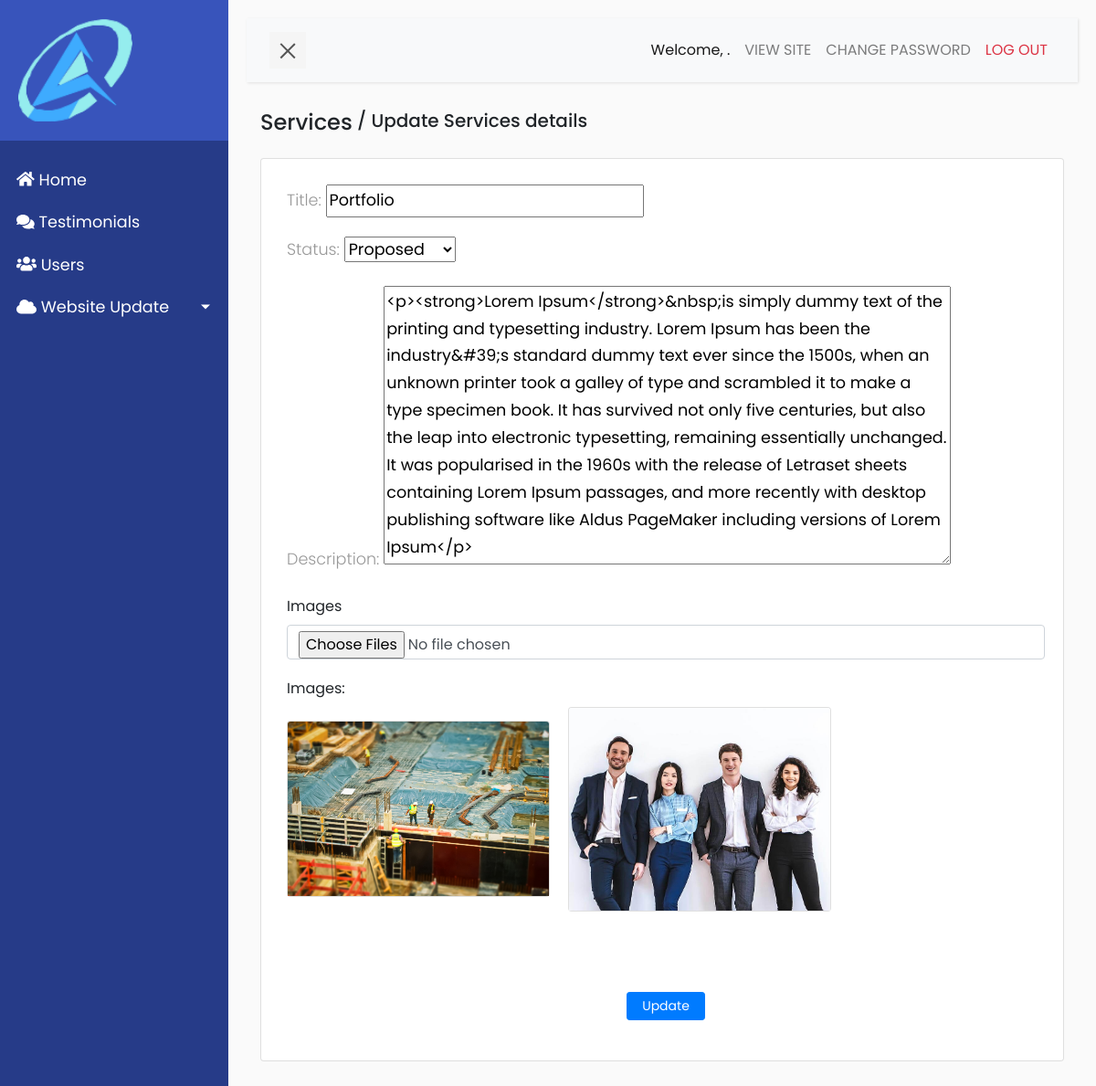
The page /portfolio/update/30/ on the database its author committed.
### constructionapp/models.py (models this page shows, shortened)
class Portfolio(models.Model):
    STATUS_CHOICES=(
        ('Proposed', 'Proposed'),
        ('On Going', 'On Going'),
        ('Completed','Completed')
    )
    title = models.CharField(max_length=200, null=True, blank=True)
    date = models.DateTimeField(auto_now_add=True)
    status = models.CharField(max_length=256, choices=STATUS_CHOICES, default='Proposed')
    description = RichTextUploadingField(blank=True, null=True)

class PortFolioImage(models.Model):
    image = models.ImageField(upload_to='media/portfolio', null=False)
    portfolio = models.ForeignKey(Portfolio, on_delete=models.CASCADE, related_name='images')

### constructionapp/views.py (the view, shortened to what this page needs)
# urls.py: path('portfolio/update/<int:pk>/', views.PortfolioUpdateView.as_view(), name= 'update_portfolio'),
class PortfolioUpdateView(UpdateView):
    model = Portfolio
    form_class = PortFolioUpdateForm
    template_name ='page/portfolio/update.html'

### constructionapp/forms.py
class PortFolioUpdateForm(forms.ModelForm):
    class Meta:
        model = Portfolio
        fields = [
            'title',
            'status',
            'description',
        ]

### constructionapp/templates/page/portfolio/update.html (shortened to what this page needs)
{% extends 'base.html' %}
{% block content %}
<div class="container">
    <div class="row">
        <div class="col-xs-12 col-sm-12 col-md-12 col-xl-12 d-flex">
                <h4 class=" mb-4">Services </h4>
            <h5>
                &nbsp;/&nbsp;Update Services details
            </h5>
        </div>
    </div>
    {% if portfolio %}
        <div class="row">
            <div class="col-xs-12 col-sm-12 col-md-12 col-xl-12">
                <div class="card mb-4 pl-2 pt-2">
                    <div class="card-body mb-2">
                        <form method="POST" enctype="multipart/form-data">
                            {{form.as_p}}
                                <div class="form-group">
                                <label for="image">Images</label>
                                <input
                                    type="file"
                                    allow="image/*"
                                    name="images"
                                    id="image"
                                    class="form-control"
                                    multiple
                                    />
                            </div>
                              <div class="form-group">
                                    <label
                                        for="longthumb"
                                        class="mt-1">
                                        Images:
                                    </label> <br>
                                    {% for image in portfolio.images.all %}
                              <div class="card mr-3 mb-5" style="width: 18rem;display:inline-block;">
                                <img src="{{image.image.url}}" class="card-img-top" alt="...">
                                </div>
                                     {% endfor %}
                                </div>
                            <div class="form-group text-center">
                                <input
                                    type="submit"
                                    class="btn btn-primary btn-sm mt-4 pl-3 pr-3 text-center"
                                    value="Update">
                            </div>
                        </form>
                    </div>
                </div>
            </div>
        </div>
   {% endif %}
</div>
{% endblock content %}

### static/css/base.css (style rules this page uses)
body { font-family: 'Poppins', sans-serif; background: #fafafa; }
p { font-family: 'Poppins', sans-serif; font-size: 1.1em; font-weight: 300; line-height: 1.7em; color: #999; }

### rows shown on the page
Portfolio: title "Portfolio", status "Proposed", description "<p><strong>Lorem Ipsum</strong>&nbsp;is simply dummy text of the printing and typesetting industry. Lorem Ipsum has been the industry&#39;s standard dummy text ever since the 1500s, when an unknown printer took a galley of type and scrambled it to make a type specimen book. It has survived not only five centuries, but also the leap into electronic typesetting, remaining essentially unchanged. It was popularised in the 1960s with the release of Letraset sheets containing Lorem Ipsum passages, and more recently with desktop publishing software like Aldus PageMaker including versions of Lorem Ipsum</p>"
PortFolioImage: image (picture)
PortFolioImage: image (picture)
